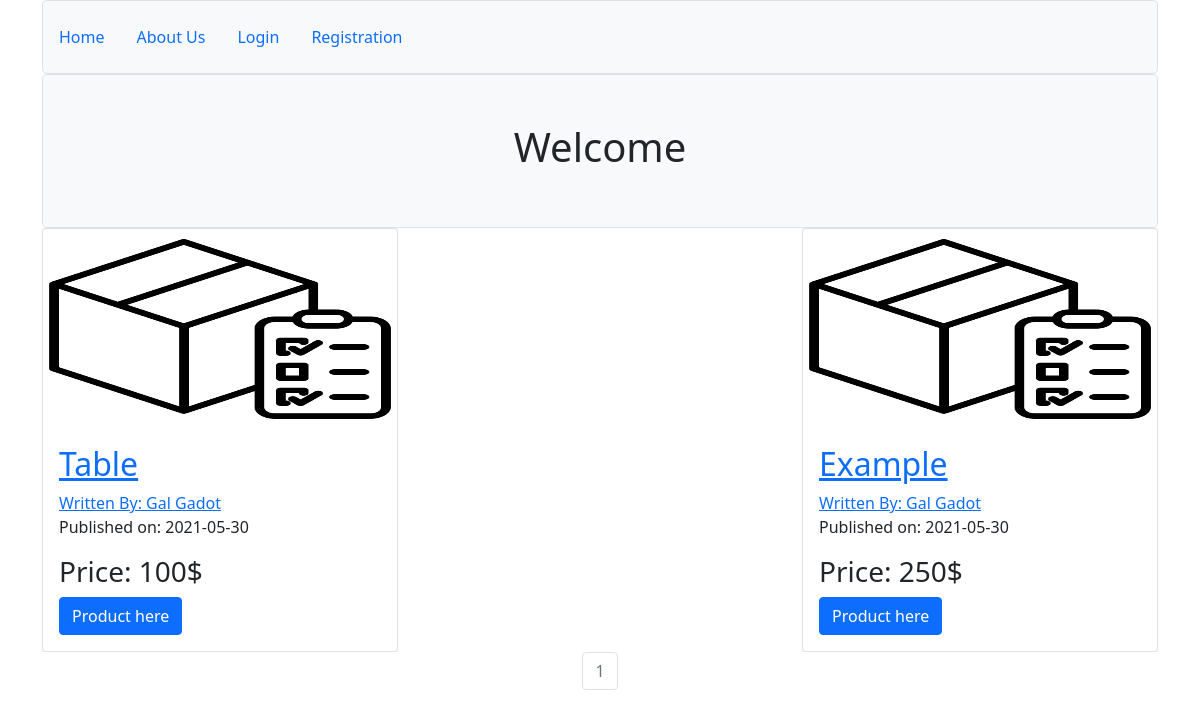
Page /home on the earlier database version.
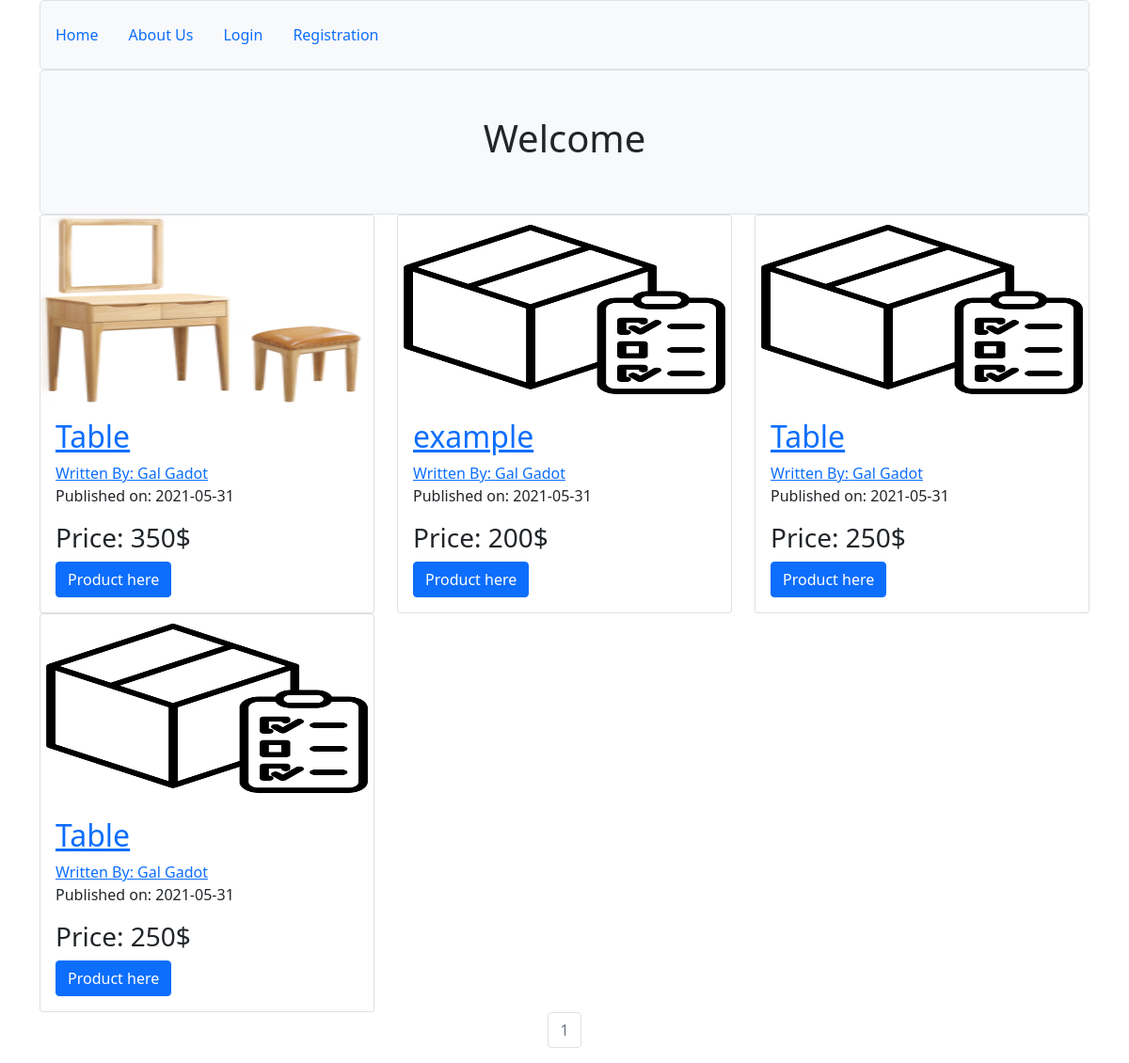
Same page on the later database version.
### myproject/modles.py (models this page shows, shortened)
class Product(db.Model, UserMixin):
    users = db.relationship(User)
    id = db.Column(db.Integer, primary_key=True)
    user_id = db.Column(db.Integer, db.ForeignKey('users.id'), nullable=False)
    product_name = db.Column(db.String(64), nullable=False)
    product_info = db.Column(db.Text, nullable=False)
    product_price = db.Column(db.String(64), nullable=False)
    product_image = db.Column(db.String(128), nullable=False, default='default_product_image.png')
    date = db.Column(db.DateTime, nullable=False, default=datetime.utcnow)

class User(db.Model, UserMixin):
    __tablename__ = 'users'
    id = db.Column(db.Integer, primary_key=True)
    name = db.Column(db.String(64))
    surname = db.Column(db.String(64))
    phone = db.Column(db.Integer, unique=True, index=True)
    email = db.Column(db.String(128), unique=True, index=True)
    profile_image = db.Column(db.String(128), nullable=False, default='default_profile_image.png')
    password_hash = db.Column(db.String(128))
    products = db.relationship('Product', backref='author', lazy=True)

### myproject/core/views.py (the view)
@core.route('/')
@core.route('/home')
def index():
    page = request.args.get('page',1,type=int)
    product_posts = Product.query.order_by(Product.date.desc()).paginate(page=page,per_page=5)
    return render_template('index.html', product_posts=product_posts)

### myproject/templates/index.html (shortened to what this page needs)
{% extends 'base.html' %}
{% block content %}
    <div class="col">
        <div class="h-100 p-5 bg-light border rounded-3 text-center">
            <h1>Welcome</h1>
        </div>
    </div>
    <div class="row justify-content-between">
        {% for post in product_posts.items%}
            <div class="col-4">
                <div class="card">
                    <img src="{{url_for('static', filename='product_pics/'+post.product_image)}}" class="card-img-top" height="200px">
                    <div class="card-body">
                        <h2>
                            <a class="card-title" href="{{url_for('products.product', product_id=post.id)}}">{{post.product_name}}</a>
                        </h2>
                        <a href="{{url_for('users.user_posts', email=post.author.email)}}">Written By: {{post.author.name}} {{post.author.surname}}</a>
                        <p>Published on: {{post.date.strftime('%Y-%m-%d')}}</p>
                        <h3>Price: {{post.product_price}}</h3>
                        <a href="{{url_for('products.product', product_id=post.id)}}" class="btn btn-primary">Product here</a>
                    </div>
                </div>
            </div>
        {% endfor %}
    </div>
    <nav aria-label="Page Navigation example">
        <ul class="pagination justify-content-center">
            {% for page_num in product_posts.iter_pages(left_edge=1,right_edge=1,left_current=1,right_current=2) %}
                {% if product_posts.page == page_num %}
                    <li class="page-item disabled">
                        <a class="page-link" href="url_for('core.index', page=page_num)">{{page_num}}</a>
                    </li>
                {% else %}
                    <li class="page-item">
                        <a class="page-link" href="url_for('core.index', page=page_num)">{{page_num}}</a>
                    </li>
                {% endif %}
            {% endfor %}
        </ul>
    </nav>
{% endblock %}

### myproject/templates/base.html (shortened to what this page needs)
<!DOCTYPE html>
<html lang="en">
<head>
    <link href="https://cdn.jsdelivr.net/npm/bootstrap@5.0.1/dist/css/bootstrap.min.css" rel="stylesheet">
</head>
<body>
    <div class="container">
      <div class="col">
        <div class="pt-3 pb-3 bg-light border rounded-3 text-center">
          <ul class="nav">
            <li class="nav-link">
              <a class="text-decoration-none" href="{{url_for('core.index')}}">Home</a>
            </li>
            <li class="nav-link">
              <a class="text-decoration-none" href="{{url_for('core.about')}}">About Us</a>
            </li>
            {% if current_user.is_authenticated %}
            <li class="nav-link">
              <a class="text-decoration-none" href="{{url_for('products.add_product')}}">Add Product</a>
            </li>
            <li class="nav-link">
              <a class="text-decoration-none" href="{{url_for('users.account')}}">My Account</a>
            </li>
            <li class="nav-link">
              <a class="text-decoration-none" href="{{url_for('users.logout')}}">Logout</a>
            </li>
            {% else %}
            <li class="nav-link">
              <a class="text-decoration-none" href="{{url_for('users.login')}}">Login</a>
            </li>
            <li class="nav-link">
              <a class="text-decoration-none" href="{{url_for('users.register')}}">Registration</a>
            </li>
            {% endif %}
          </ul>
        </div>
      </div>
        {% block content %}
        {% endblock %}
    </div>
</body>
</html>

Differences in the rows shown:
added Product: product_image (picture), product_name "Table", author.name "Gal", author.surname "Gadot", date "2021-05-31", product_price "350$"
added Product: product_image (placeholder picture), product_name "example", author.name "Gal", author.surname "Gadot", date "2021-05-31", product_price "200$"
changed Product (number 3 of 4 on the later page): date "2021-05-30" → "2021-05-31"; product_price "100$" → "250$"
changed Product (number 4 of 4 on the later page): product_name "Example" → "Table"; date "2021-05-30" → "2021-05-31"
